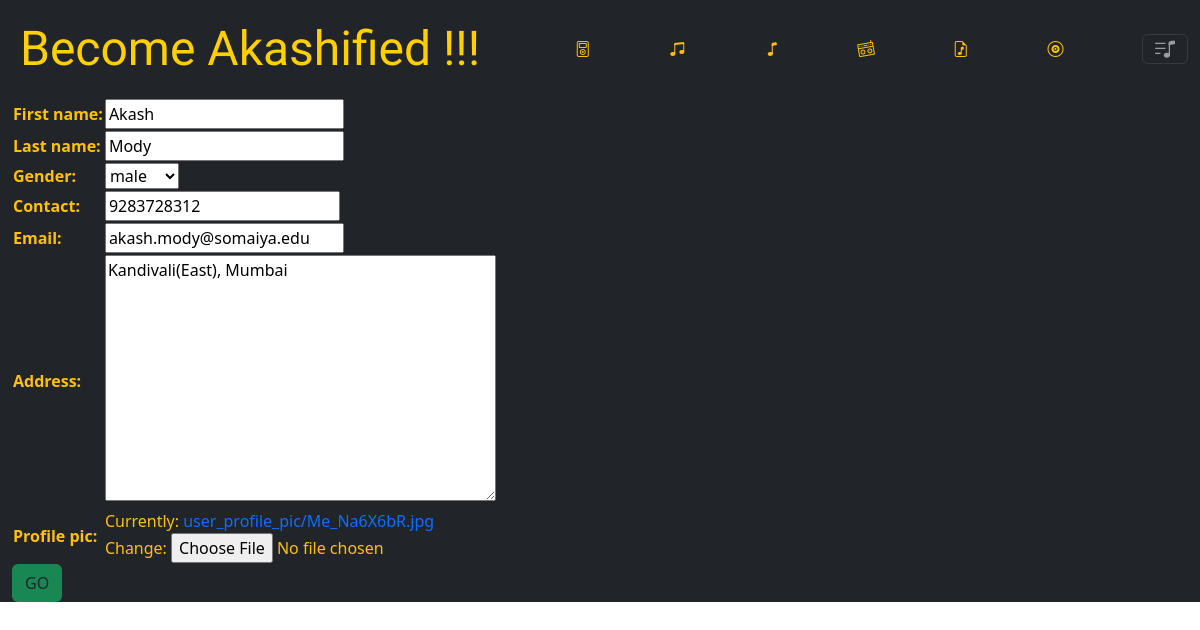
The app's page /editProfile/6 with its own data.
### mediaPlay/models.py (models this page shows)
class Listener(models.Model):
    gen = [('Male', 'male'), ('Female', 'female'), ('Others','others')]
    lid = models.AutoField(primary_key=True)
    first_name = models.CharField(max_length = 50, default="")
    last_name = models.CharField(max_length=50, default="")
    contact = models.PositiveBigIntegerField(validators=[MinValueValidator(1000000000), MaxValueValidator(9999999999)])
    email = models.EmailField(max_length=100, unique=True)
    address = models.TextField(max_length=500, default = "")
    gender = models.CharField(max_length = 20, choices=gen)
    profile_pic = models.ImageField(upload_to='user_profile_pic', default='user_profile_pic/guest.jpg')
    member = models.CharField(max_length=100, default="GUEST")
    username = models.CharField(max_length=50, default="", null=False, unique = True)
    password = models.CharField(max_length=16, default="")

### mediaPlay/views.py (the view)
# urls.py: path('editProfile/<int:pk>', EditProfile.as_view(), name = "editProfile"),
class EditProfile(UpdateView):
    model = Listener
    fields = ("first_name", "last_name", "gender", "contact", "email", "address", "profile_pic")
    template_name = 'register.html'
    success_url = reverse_lazy('index')

### mediaPlay/templates/register.html (shortened to what this page needs)
{% extends 'base.html' %}
{% block body %}
    <div class="container-fluid bg-dark text-warning">
        <form action="" method = "post" enctype="multipart/form-data">
            <table>
                {{form.as_table}}
            </table>
            <input class= "btn bg-success" type="submit" value ="GO">
        </form>
    </div>
{% endblock body %}

### mediaPlay/static/css/style.css (style rules this page uses)
a { text-decoration: none; }

### records on screen
Listener: first_name "Akash", last_name "Mody", gender "male", contact "9283728312", email "akash.mody@somaiya.edu", address "Kandivali(East), Mumbai"
